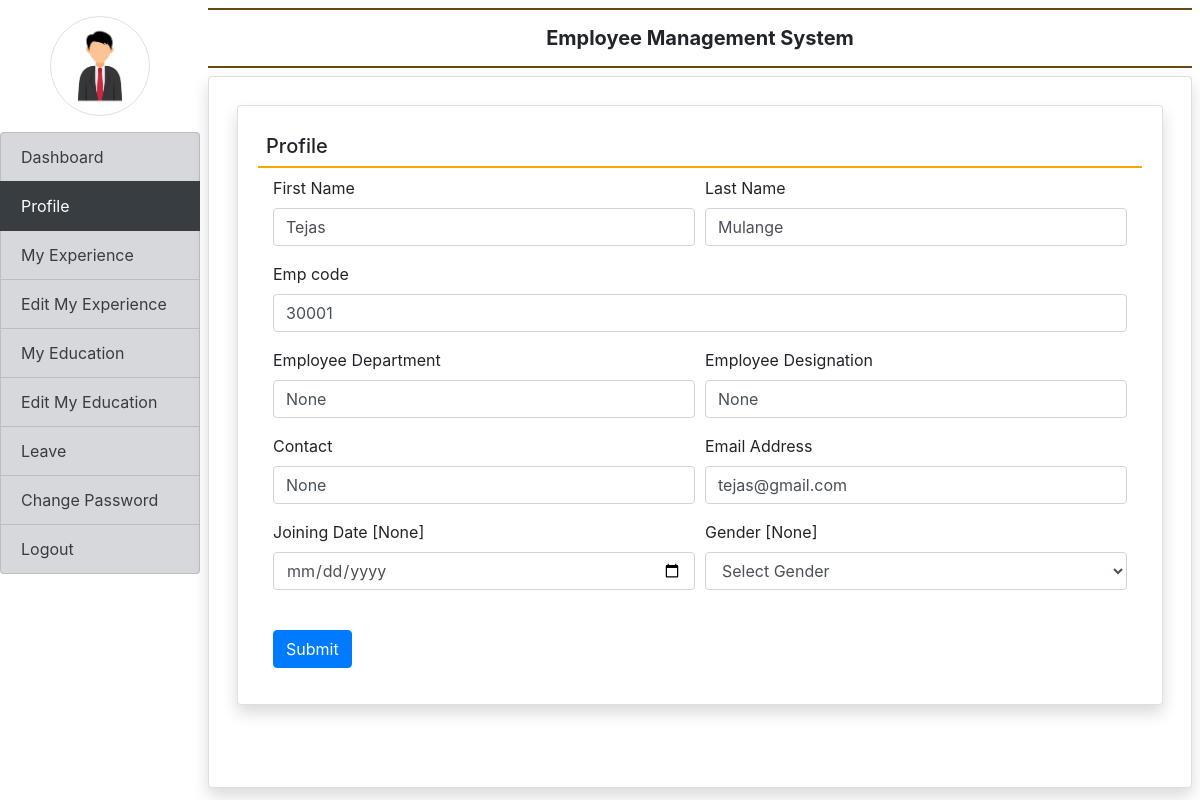
The app's page /profile/ (signed in) with its own data.
### employee/models.py (models this page shows, shortened)
class EmployeeDetail(models.Model):
    user = models.ForeignKey(User,on_delete=models.CASCADE)
    empcode = models.CharField(max_length=50)
    empdept = models.CharField(max_length=100,null=True)
    designation = models.CharField(max_length=100,null=True)
    contact = models.CharField(max_length=15,null=True)
    gender = models.CharField(max_length=50,null=True)
    joiningdate = models.DateField(null=True)

### employee/views.py (the view, shortened to what this page needs)
# urls.py: path('profile/',profile,name='profile'),
def profile(request):
    if not request.user.is_authenticated:
        return redirect('emp_login')
    error=""
    user=request.user
    employee= EmployeeDetail.objects.get(user = user )
    return render(request,'profile.html',locals())

### employee/templates/profile.html (shortened to what this page needs)
{% extends 'emp_base.html' %}
{% block main %}
<div class="card shadow m-2">
    <div class="card-body">
        <h5 class="p-2" style="border-bottom:2px solid orange">Profile</h5>
        <div class="container fluid">
            <form method="post">
                <div class="form-row">
                    <div class="col-sm-6">
                        <div class="form-group">
                            <label>First Name</label>
                            <input type="text" name="firstname" class="form-control" placeholder="Enter First name" pattern="[A-Za-z]+" value="{{employee.user.first_name}}">
                        </div>
                    </div>
                    <div class="col-sm-6">
                        <div class="form-group">
                            <label>Last Name</label>
                            <input type="text" name="lastname" class="form-control" placeholder="Enter Last name" pattern="[A-Za-z]+" value="{{employee.user.last_name}}">
                        </div>
                    </div>
                    <div class="col-sm-12">
                        <div class="form-group">
                            <label>Emp code</label>
                            <input type="text" name="empcode" class="form-control" placeholder="Enter Employee code" pattern="[0-9]+" value="{{employee.empcode}}">
                        </div>
                    </div>
                    <div class="col-sm-6">
                        <div class="form-group">
                            <label>Employee Department</label>
                            <input type="text" name="department" class="form-control" placeholder="Enter Department" value="{{employee.empdept}}">
                        </div>
                    </div>
                    <div class="col-sm-6">
                        <div class="form-group">
                            <label>Employee Designation</label>
                            <input type="text" name="designation" class="form-control" placeholder="Enter Designation" value="{{employee.designation}}">
                        </div>
                    </div>
                    <div class="col-sm-6">
                        <div class="form-group">
                            <label>Contact</label>
                            <input type="text" name="contact" class="form-control" placeholder="Enter Contact Number" pattern="[0-9]+" value="{{employee.contact}}">
                        </div>
                    </div>
                    <div class="col-sm-6">
                        <div class="form-group">
                            <label>Email Address</label>
                            <input type="email" name="email" class="form-control" placeholder="Enter email address" value="{{employee.user.username}}">
                        </div>
                    </div>
                    <div class="col-sm-6">
                        <div class="form-group">
                            <label>Joining Date [{{employee.joiningdate}}]</label>
                            <input type="date" name="jdate" class="form-control" >
                        </div>
                    </div>
                    <div class="col-sm-6">
                        <div class="form-group">
                            <label>Gender [{{employee.gender}}]</label>
                            <select name="gender" class="form-control">
                                <option value="None">Select Gender</option>
                            </select>
                        </div>
                    </div>
                </div>
                <br>
                <input type="submit" value="Submit" class="btn btn-primary">
            </form>
        </div>
    </div>
</div>
{% endblock %}

### records on screen
EmployeeDetail: firstname "Tejas", lastname "Mulange", empcode "30001", department "None", designation "None", contact "None", email "tejas@gmail.com", joiningdate "None", gender "None"
